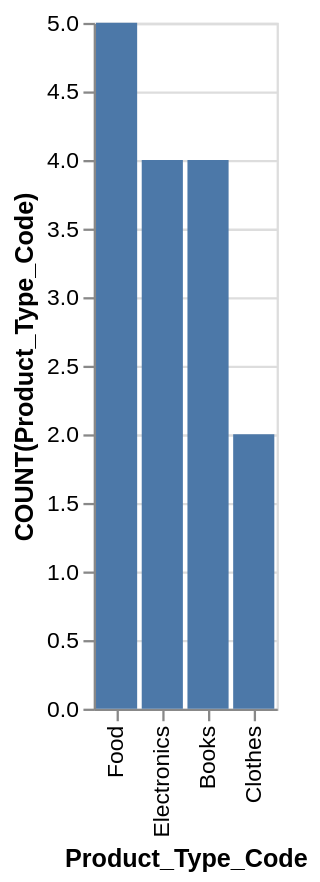

Source (Vega-Lite JSON):
### Vega-Lite specification from a JSON file in a GitHub repository (floating-point values rounded to 4 significant figures)
{"data": {"values": [{"x_data": "Food", "y_data": 5}, {"x_data": "Electronics", "y_data": 4}, {"x_data": "Books", "y_data": 4}, {"x_data": "Clothes", "y_data": 2}]}, "mark": "bar", "encoding": {"x": {"field": "x_data", "type": "nominal", "title": "Product_Type_Code", "sort": {"op": "sum", "field": "y_data", "order": "descending"}}, "y": {"field": "y_data", "type": "quantitative", "title": "COUNT(Product_Type_Code)"}}}
